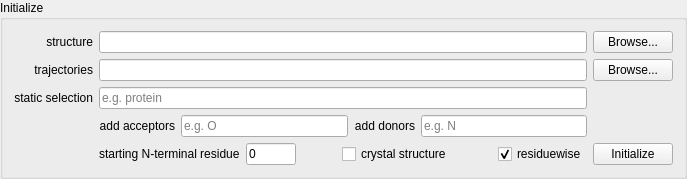
            <widget class="QGroupBox" name="groupBox_4">
             <property name="enabled">
              <bool>true</bool>
             </property>
             <property name="title">
              <string>Initialize</string>
             </property>
             <layout class="QGridLayout" name="gridLayout_17">
              <item row="3" column="4">
               <widget class="QLineEdit" name="line_wire_donors">
                <property name="toolTip">
                 <string>&lt;html&gt;&lt;head/&gt;&lt;body&gt;&lt;p align=&quot;justify&quot;&gt;Define additional donor atom names. The default donor atom names are OH2, OW, NE, NH1, NH2, ND2, SG, NE2, ND1, NZ, OG, OG1, NE1, OH, OE1, OE2, N16, OD1, OD2.&lt;/p&gt;&lt;/body&gt;&lt;/html&gt;</string>
                </property>
                <property name="placeholderText">
                 <string>e.g. N</string>
                </property>
               </widget>
              </item>
              <item row="0" column="21">
               <widget class="QPushButton" name="button_wire_structure">
                <property name="text">
                 <string notr="true">Browse...</string>
                </property>
               </widget>
              </item>
              <item row="2" column="0">
               <widget class="QLabel" name="label_17">
                <property name="text">
                 <string>static selection</string>
                </property>
                <property name="alignment">
                 <set>Qt::AlignRight|Qt::AlignTrailing|Qt::AlignVCenter</set>
                </property>
               </widget>
              </item>
              <item row="1" column="0">
               <widget class="QLabel" name="label_12">
                <property name="text">
                 <string>trajectories</string>
                </property>
                <property name="alignment">
                 <set>Qt::AlignRight|Qt::AlignTrailing|Qt::AlignVCenter</set>
                </property>
               </widget>
              </item>
              <item row="3" column="2">
               <widget class="QLineEdit" name="line_wire_acceptors">
                <property name="toolTip">
                 <string>&lt;html&gt;&lt;head/&gt;&lt;body&gt;&lt;p align=&quot;justify&quot;&gt;Define additional acceptor atom names. The default acceptor atom names are OH2, OW, OD1, OD2, SG, OE1, OE2, ND1, NE2, SD, OG, OG1, OH.&lt;/p&gt;&lt;/body&gt;&lt;/html&gt;</string>
                </property>
                <property name="placeholderText">
                 <string>e.g. O</string>
                </property>
               </widget>
              </item>
              <item row="0" column="0">
               <widget class="QLabel" name="label_11">
                <property name="text">
                 <string>structure</string>
                </property>
                <property name="alignment">
                 <set>Qt::AlignRight|Qt::AlignTrailing|Qt::AlignVCenter</set>
                </property>
               </widget>
              </item>
              <item row="3" column="3">
               <widget class="QLabel" name="label_18">
                <property name="text">
                 <string>add donors</string>
                </property>
                <property name="alignment">
                 <set>Qt::AlignRight|Qt::AlignTrailing|Qt::AlignVCenter</set>
                </property>
               </widget>
              </item>
              <item row="1" column="21">
               <widget class="QPushButton" name="button_wire_trajectories">
                <property name="text">
                 <string notr="true">Browse...</string>
                </property>
               </widget>
              </item>
              <item row="4" column="21">
               <widget class="QPushButton" name="button_wire_init">
                <property name="text">
                 <string>Initialize</string>
                </property>
               </widget>
              </item>
              <item row="3" column="1">
               <widget class="QLabel" name="label_19">
                <property name="text">
                 <string>add acceptors</string>
                </property>
                <property name="alignment">
                 <set>Qt::AlignRight|Qt::AlignTrailing|Qt::AlignVCenter</set>
                </property>
               </widget>
              </item>
              <item row="2" column="1" colspan="4">
               <widget class="QLineEdit" name="line_wire_selection">
                <property name="toolTip">
                 <string>&lt;html&gt;&lt;head/&gt;&lt;body&gt;&lt;p align=&quot;justify&quot;&gt;Provide a static selection. It will not be updated and cant contain timedependent parts.&lt;/p&gt;&lt;/body&gt;&lt;/html&gt;</string>
                </property>
                <property name="text">
                 <string/>
                </property>
                <property name="placeholderText">
                 <string>e.g. protein</string>
                </property>
               </widget>
              </item>
              <item row="1" column="1" colspan="4">
               <widget class="QLineEdit" name="line_wire_trajectories">
                <property name="toolTip">
                 <string>&lt;html&gt;&lt;head/&gt;&lt;body&gt;&lt;p align=&quot;justify&quot;&gt;One or more trajectory files (.dcd or other) can be provided opionally.&lt;/p&gt;&lt;/body&gt;&lt;/html&gt;</string>
                </property>
                <property name="text">
                 <string/>
                </property>
               </widget>
              </item>
              <item row="0" column="1" colspan="4">
               <widget class="QLineEdit" name="line_wire_structure">
                <property name="toolTip">
                 <string>&lt;html&gt;&lt;head/&gt;&lt;body&gt;&lt;p align=&quot;justify&quot;&gt;A structure file (.psf or .pdb or other) has to be provided.&lt;/p&gt;&lt;/body&gt;&lt;/html&gt;</string>
                </property>
                <property name="text">
                 <string/>
                </property>
               </widget>
              </item>
              <item row="4" column="1" colspan="4">
               <layout class="QHBoxLayout" name="horizontalLayout_16">
                <item>
                 <widget class="QLabel" name="label_5">
                  <property name="text">
                   <string>starting N-terminal residue</string>
                  </property>
                 </widget>
                </item>
                <item>
                 <widget class="QLineEdit" name="line_wire_missing_residues">
                  <property name="minimumSize">
                   <size>
                    <width>50</width>
                    <height>0</height>
                   </size>
                  </property>
                  <property name="maximumSize">
                   <size>
                    <width>50</width>
                    <height>16777215</height>
                   </size>
                  </property>
                  <property name="toolTip">
                   <string>This number is added to the internal numbering in plots and data files, to be consistent with the PDB numbering.</string>
                  </property>
                  <property name="text">
                   <string>0</string>
                  </property>
                 </widget>
                </item>
                <item>
                 <spacer name="horizontalSpacer_20">
                  <property name="orientation">
                   <enum>Qt::Horizontal</enum>
                  </property>
                  <property name="sizeHint" stdset="0">
                   <size>
                    <width>40</width>
                    <height>20</height>
                   </size>
                  </property>
                 </spacer>
                </item>
                <item>
                 <widget class="QCheckBox" name="checkBox_wires_donors_without_hydrogen">
                  <property name="toolTip">
                   <string>&lt;html&gt;&lt;head/&gt;&lt;body&gt;&lt;p&gt;For structure files, that do not contain hydrogen atoms. &lt;/p&gt;&lt;p align=&quot;justify&quot;&gt;This option turns off the angle check in the H-bond detection and uses all possible donors regardless of their protonation state. If set to false, only protonated donors are considered.&lt;/p&gt;&lt;/body&gt;&lt;/html&gt;</string>
                  </property>
                  <property name="text">
                   <string>crystal structure</string>
                  </property>
                 </widget>
                </item>
                <item>
                 <spacer name="horizontalSpacer_21">
                  <property name="orientation">
                   <enum>Qt::Horizontal</enum>
                  </property>
                  <property name="sizeHint" stdset="0">
                   <size>
                    <width>40</width>
                    <height>20</height>
                   </size>
                  </property>
                 </spacer>
                </item>
                <item>
                 <widget class="QCheckBox" name="checkbox_wires_residuewise">
                  <property name="toolTip">
                   <string>&lt;html&gt;&lt;head/&gt;&lt;body&gt;&lt;p align=&quot;justify&quot;&gt;Toggle, if H bonds are computed per atom or per amino acid residue. If this is set to false, to describe a node in the graph, you have to add the atom name to the descriptor.&lt;/p&gt;&lt;/body&gt;&lt;/html&gt;</string>
                  </property>
                  <property name="text">
                   <string>residuewise</string>
                  </property>
                  <property name="checked">
                   <bool>true</bool>
                  </property>
                 </widget>
                </item>
               </layout>
              </item>
             </layout>
            </widget>
